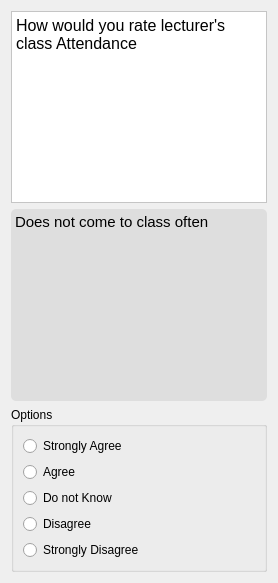
               <widget class="QWidget" name="page_56">
                <layout class="QVBoxLayout" name="verticalLayout_160">
                 <item>
                  <widget class="QTextBrowser" name="textBrowser_119">
                   <property name="styleSheet">
                    <string notr="true">background-color: rgb(255, 255, 255);</string>
                   </property>
                   <property name="html">
                    <string>&lt;!DOCTYPE HTML PUBLIC &quot;-//W3C//DTD HTML 4.0//EN&quot; &quot;http://www.w3.org/TR/REC-html40/strict.dtd&quot;&gt;
&lt;html&gt;&lt;head&gt;&lt;meta name=&quot;qrichtext&quot; content=&quot;1&quot; /&gt;&lt;style type=&quot;text/css&quot;&gt;
p, li { white-space: pre-wrap; }
&lt;/style&gt;&lt;/head&gt;&lt;body style=&quot; font-family:'Comic Sans MS'; font-size:10pt; font-weight:400; font-style:normal;&quot;&gt;
&lt;p style=&quot; margin-top:0px; margin-bottom:0px; margin-left:0px; margin-right:0px; -qt-block-indent:0; text-indent:0px;&quot;&gt;&lt;span style=&quot; font-family:'consolas'; font-size:12pt;&quot;&gt;How would you rate lecturer's class Attendance&lt;/span&gt;&lt;/p&gt;&lt;/body&gt;&lt;/html&gt;</string>
                   </property>
                  </widget>
                 </item>
                 <item>
                  <widget class="QTextBrowser" name="textBrowser_120">
                   <property name="styleSheet">
                    <string notr="true">background-color: rgb(222, 222, 222);
border-radius: 5px;</string>
                   </property>
                   <property name="html">
                    <string>&lt;!DOCTYPE HTML PUBLIC &quot;-//W3C//DTD HTML 4.0//EN&quot; &quot;http://www.w3.org/TR/REC-html40/strict.dtd&quot;&gt;
&lt;html&gt;&lt;head&gt;&lt;meta name=&quot;qrichtext&quot; content=&quot;1&quot; /&gt;&lt;style type=&quot;text/css&quot;&gt;
p, li { white-space: pre-wrap; }
&lt;/style&gt;&lt;/head&gt;&lt;body style=&quot; font-family:'Comic Sans MS'; font-size:10pt; font-weight:400; font-style:normal;&quot;&gt;
&lt;p style=&quot; margin-top:0px; margin-bottom:0px; margin-left:0px; margin-right:0px; -qt-block-indent:0; text-indent:0px;&quot;&gt;&lt;span style=&quot; font-family:'consolas'; font-size:11pt;&quot;&gt;Does not come to class often&lt;/span&gt;&lt;/p&gt;&lt;/body&gt;&lt;/html&gt;</string>
                   </property>
                  </widget>
                 </item>
                 <item>
                  <widget class="QGroupBox" name="groupBox_44">
                   <property name="styleSheet">
                    <string notr="true">QRadionButton:{
	font: 10pt &quot;Comic Sans MS&quot;;
}</string>
                   </property>
                   <property name="title">
                    <string>Options</string>
                   </property>
                   <property name="flat">
                    <bool>false</bool>
                   </property>
                   <layout class="QVBoxLayout" name="verticalLayout_161">
                    <item>
                     <layout class="QVBoxLayout" name="verticalLayout_162">
                      <item>
                       <widget class="QRadioButton" name="radioButton_18_6">
                        <property name="styleSheet">
                         <string notr="true"/>
                        </property>
                        <property name="text">
                         <string>Strongly Agree</string>
                        </property>
                       </widget>
                      </item>
                      <item>
                       <widget class="QRadioButton" name="radioButton_18_7">
                        <property name="text">
                         <string>Agree</string>
                        </property>
                       </widget>
                      </item>
                      <item>
                       <widget class="QRadioButton" name="radioButton_18_8">
                        <property name="text">
                         <string>Do not Know</string>
                        </property>
                       </widget>
                      </item>
                      <item>
                       <widget class="QRadioButton" name="radioButton_18_9">
                        <property name="text">
                         <string>Disagree</string>
                        </property>
                       </widget>
                      </item>
                      <item>
                       <widget class="QRadioButton" name="radioButton_18_10">
                        <property name="text">
                         <string>Strongly Disagree</string>
                        </property>
                       </widget>
                      </item>
                     </layout>
                    </item>
                   </layout>
                  </widget>
                 </item>
                </layout>
               </widget>
